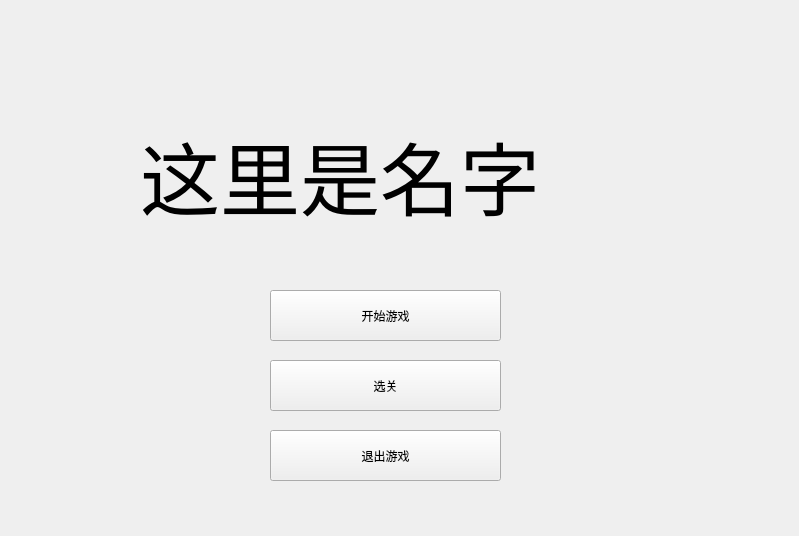
<?xml version="1.0" encoding="UTF-8"?>
<ui version="4.0">
 <class>Widget</class>
 <widget class="QWidget" name="Widget">
  <property name="geometry">
   <rect>
    <x>0</x>
    <y>0</y>
    <width>799</width>
    <height>536</height>
   </rect>
  </property>
  <property name="windowTitle">
   <string>Widget</string>
  </property>
  <widget class="QPushButton" name="pushButton">
   <property name="geometry">
    <rect>
     <x>270</x>
     <y>290</y>
     <width>231</width>
     <height>51</height>
    </rect>
   </property>
   <property name="text">
    <string>开始游戏</string>
   </property>
  </widget>
  <widget class="QPushButton" name="pushButton_2">
   <property name="geometry">
    <rect>
     <x>270</x>
     <y>360</y>
     <width>231</width>
     <height>51</height>
    </rect>
   </property>
   <property name="text">
    <string>选关</string>
   </property>
  </widget>
  <widget class="QPushButton" name="pushButton_3">
   <property name="geometry">
    <rect>
     <x>270</x>
     <y>430</y>
     <width>231</width>
     <height>51</height>
    </rect>
   </property>
   <property name="text">
    <string>退出游戏</string>
   </property>
  </widget>
  <widget class="QLabel" name="label">
   <property name="geometry">
    <rect>
     <x>140</x>
     <y>110</y>
     <width>521</width>
     <height>131</height>
    </rect>
   </property>
   <property name="font">
    <font>
     <pointsize>60</pointsize>
    </font>
   </property>
   <property name="lineWidth">
    <number>1</number>
   </property>
   <property name="text">
    <string>这里是名字</string>
   </property>
   <property name="scaledContents">
    <bool>false</bool>
   </property>
   <property name="wordWrap">
    <bool>false</bool>
   </property>
  </widget>
 </widget>
 <resources/>
 <connections/>
</ui>
